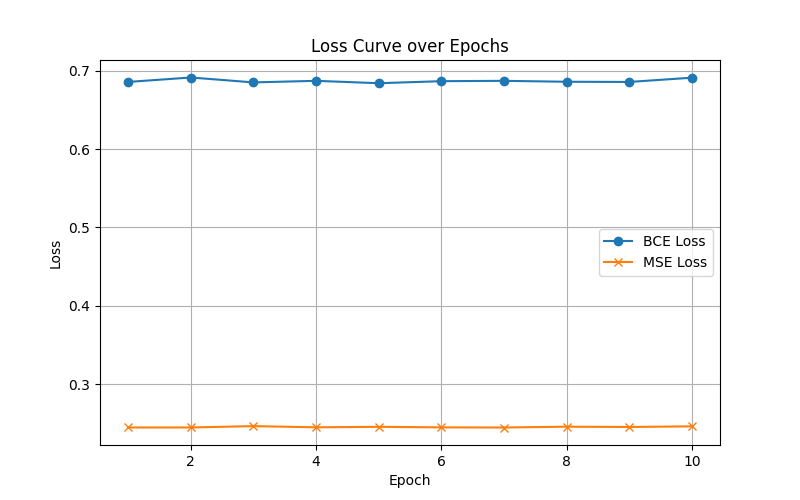

Write the Python code that produced this figure.
# 3. In the MLP implementation described in Question No:1, use binary cross entropy (BCE) loss instead of MSE. 
#    Display the loss and accuracy for MSE and BCE. Explain and justify your observation with loss and accuracy values.

import numpy as np
import matplotlib.pyplot as plt

# Set random seed for reproducibility
np.random.seed(42)

# Activation Functions and Derivatives

def sigmoid(z):
    return 1 / (1 + np.exp(-z))

def sigmoid_deriv(a):
    # This is used in MSE loss, but for BCE with sigmoid, the derivative simplifies.
    return a * (1 - a)


# Loss Functions
def mse_loss(y_true, y_pred):
    return np.mean((y_true - y_pred) ** 2)

def bce_loss(y_true, y_pred, epsilon=1e-8):
    return -np.mean(y_true * np.log(y_pred + epsilon) + (1 - y_true) * np.log(1 - y_pred + epsilon))

# Helper Function: Accuracy

def compute_accuracy(y_true, y_pred):
    preds = (y_pred >= 0.5).astype(int)
    correct = np.all(preds == y_true, axis=1)
    return np.mean(correct)

# Hyperparameters and Network Architecture

input_dim = 3        # 3 input features
hidden_dim1 = 4      # 1st hidden layer: 4 neurons
hidden_dim2 = 4      # 2nd hidden layer: 4 neurons
output_dim = 2       # Output layer: 2 neurons

learning_rate = 0.1  # Using BCE, we set learning rate to 0.1
momentum = 0.9
epochs = 10
batch_size = 10
num_samples = 100

# Initialize Weights and Biases
W1 = np.random.randn(input_dim, hidden_dim1) * 0.1
b1 = np.random.randn(1, hidden_dim1) * 0.1

W2 = np.random.randn(hidden_dim1, hidden_dim2) * 0.1
b2 = np.random.randn(1, hidden_dim2) * 0.1

W3 = np.random.randn(hidden_dim2, output_dim) * 0.1
b3 = np.random.randn(1, output_dim) * 0.1

# Initialize momentum velocities
vW1 = np.zeros_like(W1)
vb1 = np.zeros_like(b1)
vW2 = np.zeros_like(W2)
vb2 = np.zeros_like(b2)
vW3 = np.zeros_like(W3)
vb3 = np.zeros_like(b3)

# Create Training Data
X = np.random.rand(num_samples, input_dim)
Y = np.random.randint(0, 2, size=(num_samples, output_dim))

# Training Loop Using BCE Loss
loss_history_bce = []  # to record BCE loss per epoch
loss_history_mse = []  # record MSE loss on predictions per epoch
accuracy_history = []  # record accuracy per epoch

num_batches = num_samples // batch_size

for epoch in range(1, epochs + 1):
    indices = np.arange(num_samples)
    np.random.shuffle(indices)
    X_shuffled = X[indices]
    Y_shuffled = Y[indices]
    
    epoch_loss = 0.0
    for b in range(num_batches):
        start = b * batch_size
        end = start + batch_size
        X_batch = X_shuffled[start:end]
        Y_batch = Y_shuffled[start:end]
        
        # Forward Pass
        z1 = np.dot(X_batch, W1) + b1
        a1 = sigmoid(z1)
        
        z2 = np.dot(a1, W2) + b2
        a2 = sigmoid(z2)
        
        z3 = np.dot(a2, W3) + b3
        a3 = sigmoid(z3)  # Network output
        
        # Compute BCE Loss for the mini-batch (for training)
        loss = bce_loss(Y_batch, a3)
        epoch_loss += loss
        
        # Backpropagation for BCE:
        # For BCE with sigmoid, derivative simplifies to (a3 - Y)
        delta3 = a3 - Y_batch
        
        # Gradients for output layer
        dW3 = np.dot(a2.T, delta3) / batch_size
        db3 = np.sum(delta3, axis=0, keepdims=True) / batch_size
        
        # Backpropagate to second hidden layer
        error2 = np.dot(delta3, W3.T)
        delta2 = error2 * sigmoid_deriv(a2)
        dW2 = np.dot(a1.T, delta2) / batch_size
        db2 = np.sum(delta2, axis=0, keepdims=True) / batch_size
        
        # Backpropagate to first hidden layer
        error1 = np.dot(delta2, W2.T)
        delta1 = error1 * sigmoid_deriv(a1)
        dW1 = np.dot(X_batch.T, delta1) / batch_size
        db1 = np.sum(delta1, axis=0, keepdims=True) / batch_size
        
        # Update Parameters using SGD with Momentum
        vW3 = momentum * vW3 + learning_rate * dW3
        vb3 = momentum * vb3 + learning_rate * db3
        W3 -= vW3
        b3 -= vb3
        
        vW2 = momentum * vW2 + learning_rate * dW2
        vb2 = momentum * vb2 + learning_rate * db2
        W2 -= vW2
        b2 -= vb2
        
        vW1 = momentum * vW1 + learning_rate * dW1
        vb1 = momentum * vb1 + learning_rate * db1
        W1 -= vW1
        b1 -= vb1

    # Average BCE loss over the epoch
    avg_epoch_loss_bce = epoch_loss / num_batches
    loss_history_bce.append(avg_epoch_loss_bce)
    
    # After epoch: Evaluate on full training set
    a1_full = sigmoid(np.dot(X, W1) + b1)
    a2_full = sigmoid(np.dot(a1_full, W2) + b2)
    a3_full = sigmoid(np.dot(a2_full, W3) + b3)
    
    # Compute both BCE and MSE losses on the entire training set
    epoch_loss_bce = bce_loss(Y, a3_full)
    epoch_loss_mse = mse_loss(Y, a3_full)
    loss_history_mse.append(epoch_loss_mse)
    
    # Compute accuracy (threshold at 0.5)
    acc = compute_accuracy(Y, a3_full)
    accuracy_history.append(acc)
    
    print(f"Epoch {epoch:2d} | BCE Loss: {epoch_loss_bce:.4f} | MSE Loss: {epoch_loss_mse:.4f} | Accuracy: {acc * 100:.2f}%")

# Plot the Loss Curve (BCE Loss)
plt.figure(figsize=(8, 5))
plt.plot(range(1, epochs + 1), loss_history_bce, marker='o', label="BCE Loss")
plt.plot(range(1, epochs + 1), loss_history_mse, marker='x', label="MSE Loss")
plt.xlabel("Epoch")
plt.ylabel("Loss")
plt.title("Loss Curve over Epochs")
plt.legend()
plt.grid(True)
plt.show()

# Plot the Accuracy Curve

plt.figure(figsize=(8, 5))
plt.plot(range(1, epochs + 1), np.array(accuracy_history) * 100, marker='s', color='green')
plt.xlabel("Epoch")
plt.ylabel("Accuracy (%)")
plt.title("Accuracy Curve over Epochs")
plt.grid(True)
plt.show()


# RESULT 

# Epoch  1 | BCE Loss: 0.6824 | MSE Loss: 0.2446 | Accuracy: 28.00%
# Epoch  2 | BCE Loss: 0.6824 | MSE Loss: 0.2447 | Accuracy: 28.00%
# Epoch  3 | BCE Loss: 0.6859 | MSE Loss: 0.2464 | Accuracy: 28.00%
# Epoch  4 | BCE Loss: 0.6828 | MSE Loss: 0.2449 | Accuracy: 28.00%
# Epoch  5 | BCE Loss: 0.6842 | MSE Loss: 0.2455 | Accuracy: 28.00%
# Epoch  6 | BCE Loss: 0.6827 | MSE Loss: 0.2448 | Accuracy: 28.00%
# Epoch  7 | BCE Loss: 0.6823 | MSE Loss: 0.2446 | Accuracy: 28.00%
# Epoch  8 | BCE Loss: 0.6845 | MSE Loss: 0.2457 | Accuracy: 28.00%
# Epoch  9 | BCE Loss: 0.6837 | MSE Loss: 0.2453 | Accuracy: 28.00%
# Epoch 10 | BCE Loss: 0.6853 | MSE Loss: 0.2461 | Accuracy: 28.00%
